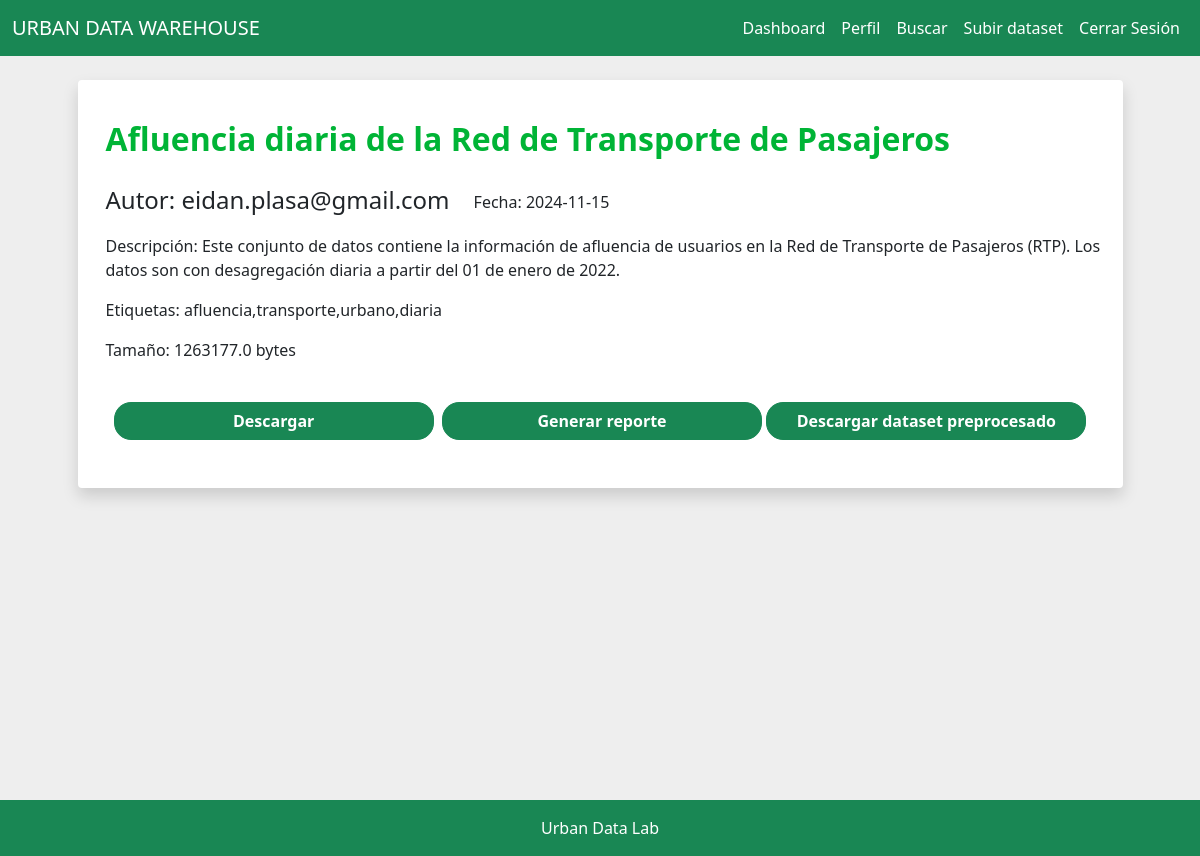
Screenshot of /view/2 (signed in) with the database file from the repository.
### tables this page shows
CREATE TABLE datasets (
            id INTEGER PRIMARY KEY AUTOINCREMENT,
            user_id INTEGER NOT NULL,
            name TEXT NOT NULL,
            description TEXT,
            upload_date DATE NOT NULL,
            tag TEXT,
            size REAL,
            has_report BOOLEAN NOT NULL,
            FOREIGN KEY(user_id) REFERENCES users(id)
        );

CREATE TABLE users (
            id INTEGER PRIMARY KEY AUTOINCREMENT,
            username TEXT NOT NULL UNIQUE,
            password_hash TEXT NOT NULL
        );

### routes.py (the view, shortened to what this page needs)
@app.route('/view/<int:dataset_id>', methods=['GET', 'POST'])
@login_required
def view(dataset_id):
    db = get_db()
    cursor = db.cursor()
    cursor.execute('''
        SELECT datasets.id, datasets.name, datasets.description, datasets.upload_date, datasets.tag, datasets.size, datasets.has_report, users.username
        FROM datasets
        JOIN users ON datasets.user_id = users.id
        WHERE datasets.id = ?
    ''', (dataset_id,))
    dataset = cursor.fetchone()
    if not dataset:
        flash('dataset no encontrado.', 'danger')
        return redirect(url_for('search'))
    dataset_id, name, description, upload_date, tag, size, has_report, username = dataset
    dataset_tags = [t.strip().lower() for t in tag.split(',')]
    if 'viewed_tags' not in session:
        session['viewed_tags'] = []
    session['viewed_tags'].extend(dataset_tags)
    archivo_original = None
    extension = ""
    for file in os.listdir(DATASET_DIRECTORY):
        base, ext = os.path.splitext(file)
        if base == str(dataset_id):
            archivo_original = file
            extension = ext
            break
    ruta_original = os.path.join(DATASET_DIRECTORY, archivo_original) if archivo_original else None
    pdf_path = os.path.join(REPORT_DIRECTORY, f"{dataset_id}.pdf")
    pdf_exists = os.path.exists(pdf_path) and has_report == 1
    processed_path = os.path.join(PROCESSED_DIRECTORY, f"{dataset_id}.csv")
    processed_exists = os.path.exists(processed_path)
    return render_template('view.html',
                           dataset_id=dataset_id,
                           name=name,
                           description=description,
                           upload_date=upload_date,
                           tag=tag,
                           size=size,
                           username=username,
                           pdf_exists=pdf_exists,
                           processed_exists=processed_exists)

### __init__.py (called while the page is built)
def get_db():
    db = getattr(g, '_database', None)
    if db is None:
        db = g._database = sqlite3.connect(DATABASE)
    return db

@app.teardown_appcontext
def close_connection(exception):
    db = getattr(g, '_database', None)
    if db is not None:
        db.close()

### models.py (called while the page is built)
@login_manager.user_loader
def load_user(user_id):
    return User.get(user_id)

    @staticmethod
    def get(user_id):
        db = get_db()
        cursor = db.cursor()
        cursor.execute("SELECT * FROM users WHERE id = ?", (user_id,))
        user = cursor.fetchone()
        if not user:
            return None
        return User(id=user[0], username=user[1], password_hash=user[2])

### routes.py (called while the page is built)
@app.context_processor
def inject_js_files():
    js_folder = os.path.join(app.static_folder, 'js', 'choices')
    js_files = [f'js/choices/{file}' for file in os.listdir(js_folder) if file.endswith('.js')]
    return {'choices_js_files': js_files}

### templates/view.html (shortened to what this page needs)
{% extends "base.html" %}
{% block content %}
<div class="row justify-content-center">
    <div class="col-md-11 ">
        <div class="row">
            <div class="bg-white shadow rounded-1">
                <br>
                <div class="d-flex justify-content-start">
                    <h2 class="fw-bold ms-3 mt-3 mb-4 iverde">{{ name }}</h2>
                </div>
                <div class="ms-3 me-2 mt-1 mb-2">
                    <div class="d-flex">
                        <h4 class="">Autor: {{ username }}</h4>
                        <p class="ms-4 mt-1">Fecha: {{ upload_date }}</p>
                    </div>
                    <div class="mb-1 mt-1">
                        <p>Descripción: {{ description }}</p>
                    </div>
                    <p>Etiquetas: {{ tag }}</p>
                    <p>Tamaño: {{ size }} bytes</p>
                </div>
                <form method="POST" action="{{ url_for('view', dataset_id=dataset_id) }}">
                    <br/>
                    <div class="d-flex align-items-center ms-4 me-4">
                        <button type="submit" class="btn btn-success esperanza flex-grow-1 gordito ojo me-1 fw-bold" name="action" value="download">Descargar</button>
                        {% if not pdf_exists %}
                        <button type="submit" class="btn btn-success esperanza flex-grow-1 gordito ojo ms-1 fw-bold" name="action" value="report">Generar reporte</button>
                        {% else %}
                        <button type="submit" class="btn btn-secondary flex-grow-1 gordito ojo ms-1 fw-bold" disabled>Reporte generado</button>
                        {% endif %}
                        {% if not processed_exists %}
                        <button type="submit" class="btn btn-success esperanza flex-grow-1 gordito ojo ms-1 fw-bold" name="action" value="proccessed">Generar dataset preprocesado</button>
                        {% else %}
                        <button type="submit" class="btn btn-success esperanza flex-grow-1 gordito ojo ms-1 fw-bold" name="action" value="download_processed">Descargar dataset preprocesado</button>
                        {% endif %}
                    </div>
                    <br/>
                </form>
                <br>
            </div>
        </div>
    </div>
</div>
{% endblock %}

### static/basic.css (style rules this page uses)
:root { --principal: #03b600; --principal2:rgba(255, 255, 255, 0.256)d; --principallight: #5cab60d7; --secundario: #00b41e; --secundariolight: #63de7b6a; }
body { margin: 0; padding: 0; overflow-x: hidden; background-color: #eeeeee; }
.esperanza { border-radius: 17px; }
.gordito { width: 100%; }
.iverde { color: #00b436; }

### rows the page displays
datasets: name "Afluencia diaria de la Red de Transporte de Pasajeros", upload_date "2024-11-15", description "Este conjunto de datos contiene la información de afluencia de usuarios en la Red de Transporte de Pasajeros (RTP). Los datos son con desagregación diaria a partir del 01 de enero de 2022.", tag "afluencia,transporte,urbano,diaria", size "1263177.0"
users: username "eidan.plasa@gmail.com"
